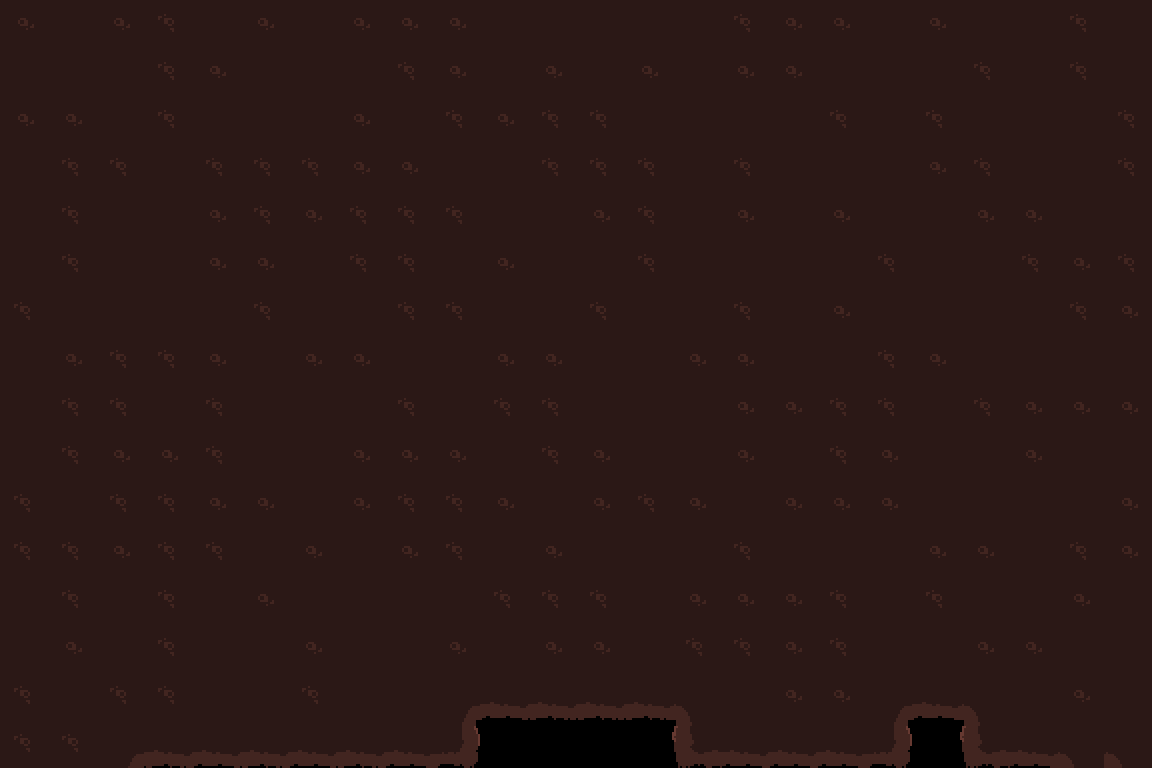

This is a level from a 2D game, rendered from its Tiled map with the project's own tilesets. A one-line summary and the map file follow, with tile-layer data summarised:
An orthogonal 24x16 tile map with 48x48 px tiles, 6 tile layers (tunnel, eau, murD, terrain, ...), 4 tilesets and 49 objects.

<map version="1.0" orientation="orthogonal" renderorder="right-down" width="24" height="16" tilewidth="48" tileheight="48">
 <tileset firstgid="1" name="terrain" tilewidth="48" tileheight="48">
  <image source="tileSets/forest.png" width="336" height="384" />
  <terraintypes>
   <terrain name="ciel" tile="-1" />
   <terrain name="groundGrass" tile="-1" />
  </terraintypes>
  <tile id="1" terrain=",,,1">
   <objectgroup draworder="index">
    <object x="0" y="0" width="48" height="48" />
   </objectgroup>
  </tile>
  <tile id="2" terrain=",,1,1">
   <objectgroup draworder="index">
    <object x="-1.77636e-15" y="0" width="48" height="48" />
   </objectgroup>
  </tile>
  <tile id="3" terrain=",,1,1">
   <objectgroup draworder="index">
    <object x="-1.77636e-15" y="7.10543e-15" width="48" height="48" />
   </objectgroup>
  </tile>
  <tile id="4" terrain=",,1,">
   <objectgroup draworder="index">
    <object x="0" y="-1.42109e-14" width="48" height="48" />
   </objectgroup>
  </tile>
  <tile id="5" terrain="1,1,1,">
   <objectgroup draworder="index">
    <object x="0" y="-1.42109e-14" width="48" height="48" />
   </objectgroup>
  </tile>
  <tile id="6" terrain="1,1,,1">
   <objectgroup draworder="index">
    <object x="0" y="0" width="48" height="48" />
   </objectgroup>
  </tile>
  <tile id="8" terrain=",1,,1">
   <objectgroup draworder="index">
    <object x="0" y="-1.42109e-14" width="48" height="48" />
   </objectgroup>
  </tile>
  <tile id="9" terrain="1,1,1,1">
   <objectgroup draworder="index">
    <object x="0" y="-1.42109e-14" width="48" height="48" />
   </objectgroup>
  </tile>
  <tile id="10" terrain="1,1,1,1">
   <objectgroup draworder="index">
    <object x="0" y="-1.42109e-14" width="48" height="48" />
   </objectgroup>
  </tile>
  <tile id="11" terrain="1,,1,">
   <objectgroup draworder="index">
    <object x="0" y="-1.42109e-14" width="48" height="48" />
   </objectgroup>
  </tile>
  <tile id="12" terrain="1,,1,1">
   <objectgroup draworder="index">
    <object x="0" y="-1.42109e-14" width="48" height="48" />
   </objectgroup>
  </tile>
  <tile id="13" terrain=",1,1,1">
   <objectgroup draworder="index">
    <object x="0" y="0" width="48" height="48" />
   </objectgroup>
  </tile>
  <tile id="15" terrain=",1,,1">
   <objectgroup draworder="index">
    <object x="0" y="0" width="48" height="48" />
   </objectgroup>
  </tile>
  <tile id="16" terrain="1,1,1,1">
   <objectgroup draworder="index">
    <object x="0" y="-1.42109e-14" width="48" height="48" />
   </objectgroup>
  </tile>
  <tile id="17" terrain="1,1,1,1">
   <objectgroup draworder="index">
    <object x="0" y="-1.42109e-14" width="48" height="48" />
   </objectgroup>
  </tile>
  <tile id="18" terrain="1,,1,">
   <objectgroup draworder="index">
    <object x="0" y="-1.42109e-14" width="48" height="48" />
   </objectgroup>
  </tile>
  <tile id="22" terrain=",1,,">
   <objectgroup draworder="index">
    <object x="0" y="1.77636e-15" width="48" height="48" />
   </objectgroup>
  </tile>
  <tile id="23" terrain="1,1,,">
   <objectgroup draworder="index">
    <object x="0" y="0" width="48" height="48" />
   </objectgroup>
  </tile>
  <tile id="24" terrain="1,1,,">
   <objectgroup draworder="index">
    <object x="0" y="0" width="48" height="48" />
   </objectgroup>
  </tile>
  <tile id="25" terrain="1,,,">
   <objectgroup draworder="index">
    <object x="0" y="0" width="48" height="48" />
   </objectgroup>
  </tile>
  <tile id="29">
   <objectgroup draworder="index">
    <object x="0" y="2.66454e-15" width="48" height="48" />
   </objectgroup>
  </tile>
  <tile id="30">
   <objectgroup draworder="index">
    <object x="8.88178e-16" y="-8.88178e-16" width="48" height="48" />
   </objectgroup>
  </tile>
  <tile id="31">
   <objectgroup draworder="index">
    <object x="0" y="8.88176e-16" width="48" height="48" />
   </objectgroup>
  </tile>
  <tile id="32">
   <objectgroup draworder="index">
    <object x="0" y="-8.88178e-16" width="48" height="48" />
   </objectgroup>
  </tile>
  <tile id="33">
   <objectgroup draworder="index">
    <object x="8.88178e-16" y="8.88178e-16" width="48" height="48" />
   </objectgroup>
  </tile>
  <tile id="34">
   <objectgroup draworder="index">
    <object x="0" y="8.88178e-16" width="48" height="48" />
   </objectgroup>
  </tile>
  <tile id="36">
   <objectgroup draworder="index">
    <object x="1.77636e-15" y="8.88178e-16" width="48" height="48" />
   </objectgroup>
  </tile>
  <tile id="37">
   <objectgroup draworder="index">
    <object x="0" y="2.66454e-15" width="48" height="48" />
   </objectgroup>
  </tile>
  <tile id="38">
   <objectgroup draworder="index">
    <object x="0" y="2.66454e-15" width="48" height="48" />
   </objectgroup>
  </tile>
  <tile id="39">
   <objectgroup draworder="index">
    <object x="0" y="8.88176e-16" width="48" height="48" />
   </objectgroup>
  </tile>
  <tile id="40">
   <objectgroup draworder="index">
    <object x="0" y="-8.88178e-16" width="48" height="48" />
   </objectgroup>
  </tile>
  <tile id="41">
   <objectgroup draworder="index">
    <object x="8.88178e-16" y="-8.88178e-16" width="48" height="48" />
   </objectgroup>
  </tile>
  <tile id="43">
   <objectgroup draworder="index">
    <object x="8.88178e-16" y="8.88178e-16" width="48" height="48" />
   </objectgroup>
  </tile>
  <tile id="44">
   <objectgroup draworder="index">
    <object x="-1.77636e-15" y="-8.88178e-16" width="48" height="48" />
   </objectgroup>
  </tile>
  <tile id="45">
   <objectgroup draworder="index">
    <object x="0" y="2.66454e-15" width="48" height="48" />
   </objectgroup>
  </tile>
  <tile id="46">
   <objectgroup draworder="index">
    <object x="8.88178e-16" y="8.88178e-16" width="48" height="48" />
   </objectgroup>
  </tile>
  <tile id="47" terrain=",,,0" />
  <tile id="48" terrain=",,0," />
  <tile id="50">
   <objectgroup draworder="index">
    <object x="1.77636e-15" y="8.88178e-16" width="48" height="48" />
   </objectgroup>
  </tile>
  <tile id="51">
   <objectgroup draworder="index">
    <object x="0" y="2.66454e-15" width="48" height="48" />
   </objectgroup>
  </tile>
  <tile id="52">
   <objectgroup draworder="index">
    <object x="1.77636e-15" y="2.66454e-15" width="48" height="48" />
   </objectgroup>
  </tile>
  <tile id="53">
   <objectgroup draworder="index">
    <object x="0" y="8.88176e-16" width="48" height="48" />
   </objectgroup>
  </tile>
  <tile id="54" terrain=",0,," />
  <tile id="55" terrain="0,,," />
 </tileset>
 <tileset firstgid="57" name="terrain2" tilewidth="48" tileheight="48">
  <image source="tileSets/sol2.png" width="576" height="576" />
  <terraintypes>
   <terrain name="dirt" tile="-1" />
  </terraintypes>
  <tile id="13" terrain=",,,0">
   <objectgroup draworder="index">
    <object x="0" y="0" width="48" height="48" />
   </objectgroup>
  </tile>
  <tile id="14" terrain=",,0,0">
   <objectgroup draworder="index">
    <object x="0" y="-2.66454e-15" width="48" height="48" />
   </objectgroup>
  </tile>
  <tile id="15" terrain=",,0,0">
   <objectgroup draworder="index">
    <object x="1.77636e-15" y="8.88178e-16" width="48" height="48" />
   </objectgroup>
  </tile>
  <tile id="16" terrain=",,0,">
   <objectgroup draworder="index">
    <object x="0" y="-8.88178e-16" width="48" height="48" />
   </objectgroup>
  </tile>
  <tile id="17" terrain="0,0,0,">
   <objectgroup draworder="index">
    <object x="0" y="-8.88178e-16" width="48" height="48" />
   </objectgroup>
  </tile>
  <tile id="18" terrain="0,0,,0">
   <objectgroup draworder="index">
    <object x="-1.77636e-15" y="-2.66454e-15" width="48" height="48" />
   </objectgroup>
  </tile>
  <tile id="25" terrain=",0,,0">
   <objectgroup draworder="index" />
  </tile>
  <tile id="26" terrain="0,0,0,0">
   <objectgroup draworder="index" />
  </tile>
  <tile id="27" terrain="0,0,0,0">
   <objectgroup draworder="index" />
  </tile>
  <tile id="28" terrain="0,,0,">
   <objectgroup draworder="index" />
  </tile>
  <tile id="29" terrain="0,,0,0">
   <objectgroup draworder="index">
    <object x="8.88178e-16" y="0" width="48" height="48" />
   </objectgroup>
  </tile>
  <tile id="30" terrain=",0,0,0">
   <objectgroup draworder="index">
    <object x="1.77636e-15" y="8.88178e-16" width="48" height="48" />
   </objectgroup>
  </tile>
  <tile id="37" terrain=",0,,0">
   <objectgroup draworder="index" />
  </tile>
  <tile id="38" terrain="0,0,0,0">
   <objectgroup draworder="index" />
  </tile>
  <tile id="39" terrain="0,0,0,0">
   <objectgroup draworder="index" />
  </tile>
  <tile id="40" terrain="0,,0,">
   <objectgroup draworder="index" />
  </tile>
  <tile id="49" terrain=",0,,">
   <objectgroup draworder="index" />
  </tile>
  <tile id="50" terrain="0,0,,">
   <objectgroup draworder="index" />
  </tile>
  <tile id="51" terrain="0,0,,">
   <objectgroup draworder="index" />
  </tile>
  <tile id="52" terrain="0,,,">
   <objectgroup draworder="index" />
  </tile>
  <tile id="54">
   <objectgroup draworder="index">
    <object x="0" y="0" width="48" height="48" />
   </objectgroup>
  </tile>
 </tileset>
 <tileset firstgid="201" name="eau2" tilewidth="48" tileheight="48">
  <image source="tileSets/eau2.png" width="48" height="144" />
 </tileset>
 <tileset firstgid="204" name="deco" tilewidth="48" tileheight="48">
  <image source="tileSets/decor-forest.png" width="192" height="192" />
 </tileset>
 <layer name="tunnel" width="24" height="16">
  <data>[384 cells, 379 non-empty, 10 distinct tile ids]</data>
 </layer>
 <layer name="eau" width="24" height="16">
  <data>[384 cells, 0 non-empty, 0 distinct tile ids]</data>
 </layer>
 <layer name="murD" width="24" height="16">
  <data>[384 cells, 0 non-empty, 0 distinct tile ids]</data>
 </layer>
 <layer name="terrain" width="24" height="16">
  <data>[384 cells, 0 non-empty, 0 distinct tile ids]</data>
 </layer>
 <layer name="deco" width="24" height="16">
  <data>[384 cells, 0 non-empty, 0 distinct tile ids]</data>
 </layer>
 <layer name="terre" width="24" height="16">
  <data>[384 cells, 0 non-empty, 0 distinct tile ids]</data>
 </layer>
</map>
